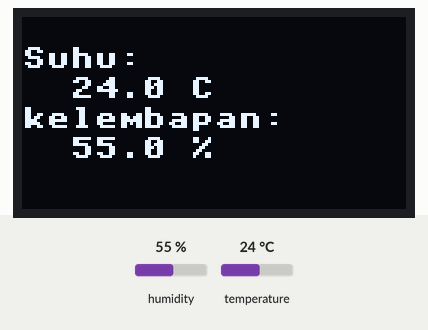
This program was run on a simulated ESP32 board running MicroPython. Parts: 128×64 one-colour display. The inputs (shaded band) are chosen by the test bench; at power-on: humidity 55 %, temperature 24 °C. Library files of the repository ran but are not shown: ssd1306.py; what the program prints to the serial console is not drawn.

Above: at 2.6 s.
2.7 s: humidity set to 22 %
At 5.2 s:
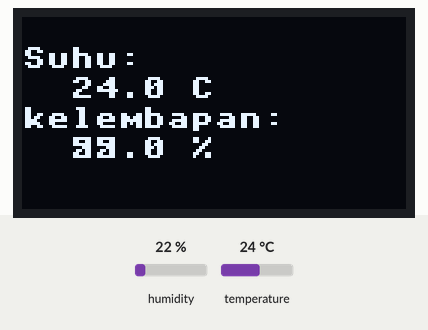
5.7 s: temperature set to 12 °C
At 7.2 s:
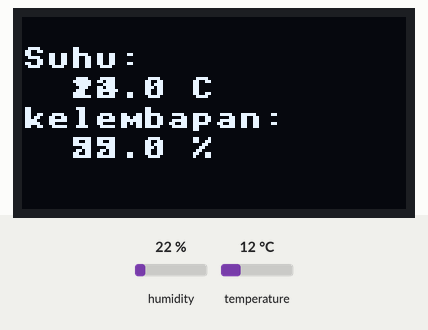
8.7 s: humidity set to 40 %
11.7 s: temperature set to 19 °C
Timing chart, 0 to 14.7 s (numbered marks = the images above; inputs shaded):
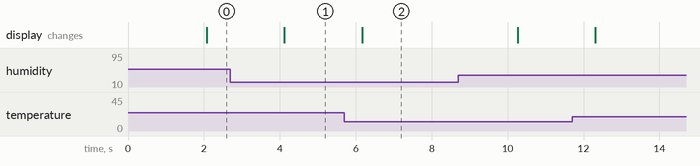

Measured:
- after the input at 2.7 s, the display: changes after 1.4 s (image 1)
- after the input at 5.7 s, the display: changes after 0.47 s (image 2)

The program:

main.py
```python
from machine import Pin, I2C
import ssd1306
from time import sleep
import dht

# ESP32 Pin assignment
i2c = I2C(0, scl=Pin(22), sda=Pin(21))

oled_width = 128
oled_height = 64
oled = ssd1306.SSD1306_I2C(oled_width, oled_height, i2c)

sensor = dht.DHT22(Pin(23))
while True:
  try:
    sleep(2)
    sensor.measure()
    temp = sensor.temperature()
    hum = sensor.humidity()
    print('Suhu: %3.1f C' %temp)
    print('Kelembapan: %3.1f %%' %hum)

    oled.text('Suhu: ' , 0, 10)
    oled.text('  %3.1f C' %temp, 0, 20)
    oled.text('kelembapan:' , 0, 30)
    oled.text('  %3.1f %%'  %hum , 0, 40)

    oled.show()

  except OSError as e:
    print('Failed to read sensor.')
```
